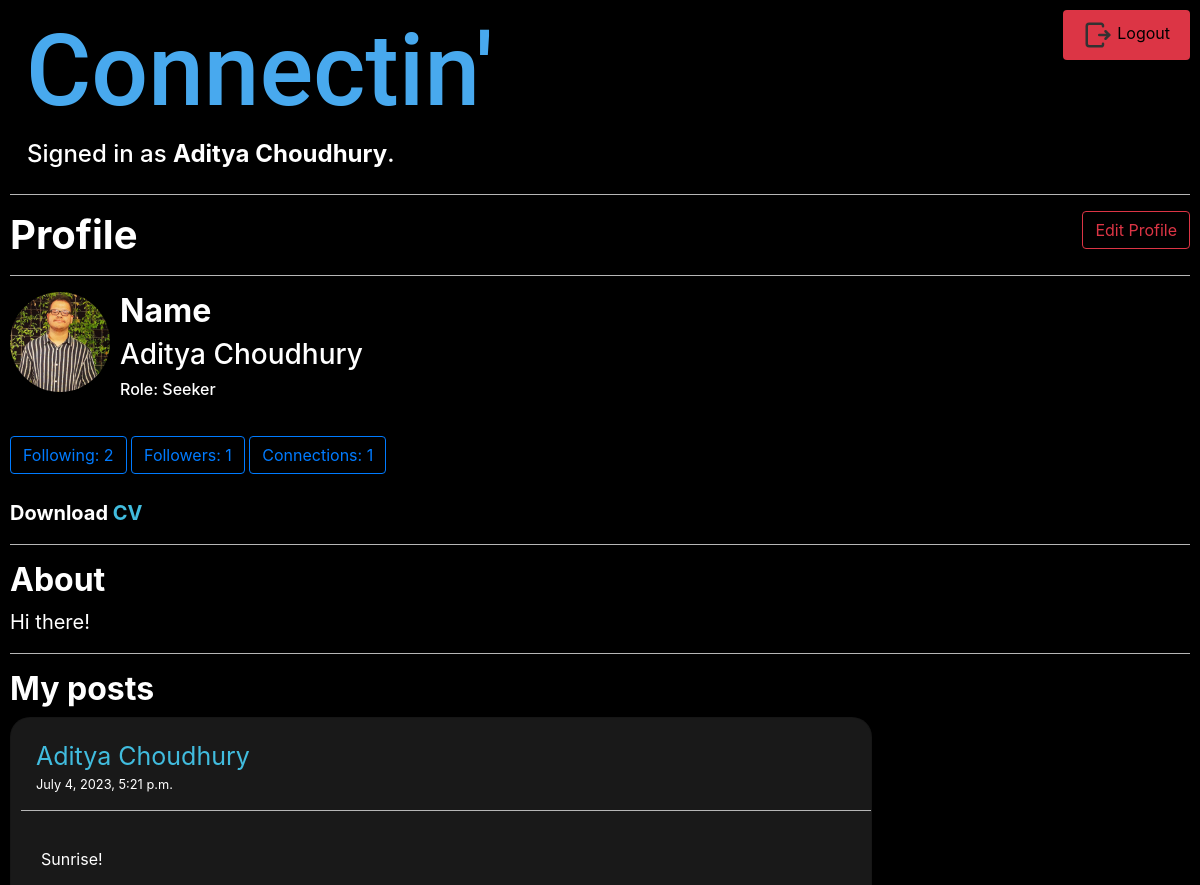
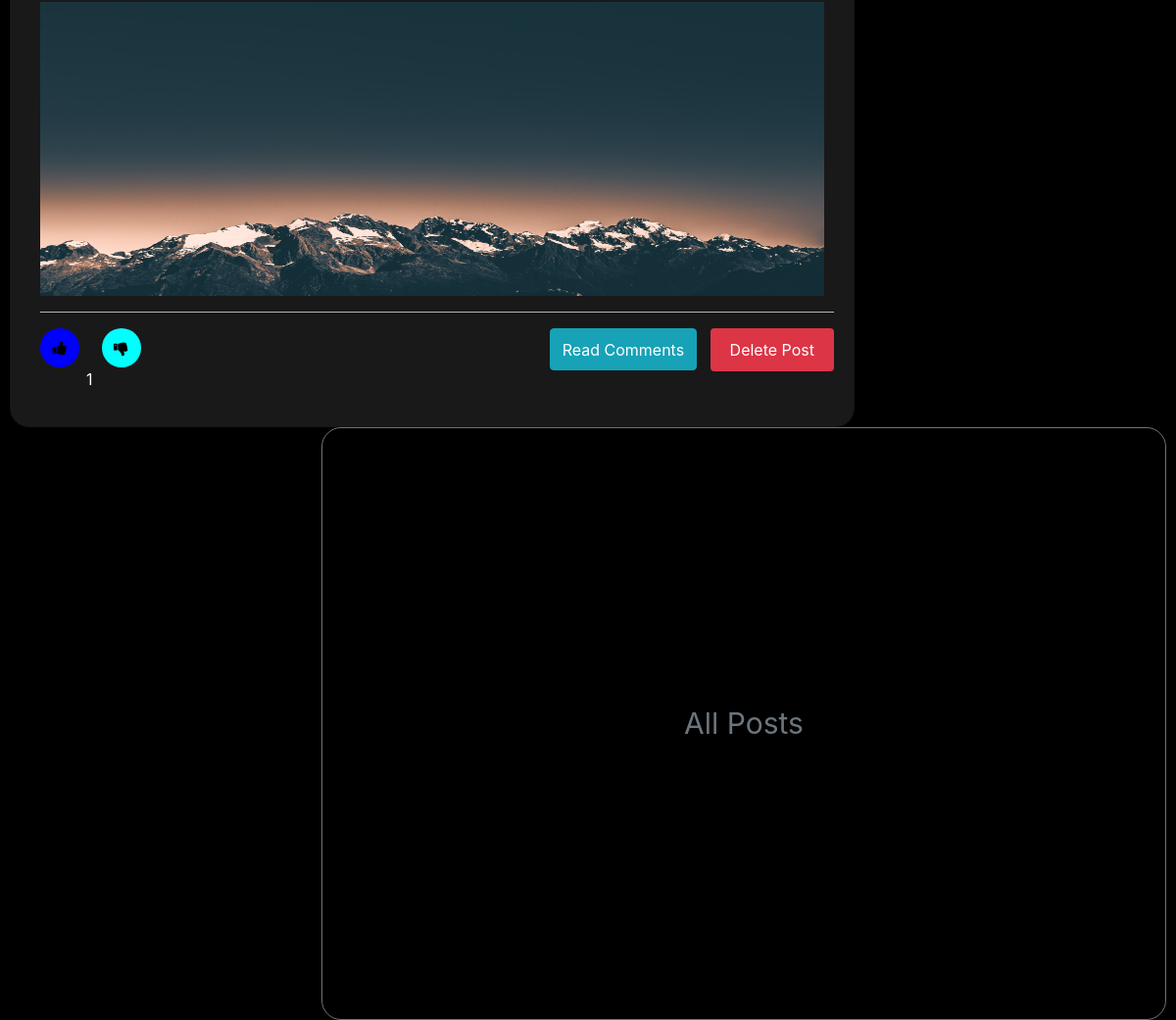
The app's page /profilefunc/adityachoudhury (signed in) with its own data (2 pictures, top to bottom).
### lprofile/models.py (models this page shows, shortened)
class profile1(models.Model):
    profowner=models.ForeignKey(User,on_delete=models.CASCADE,blank=True,null=True,related_name="profowner")
    role=models.CharField(max_length=10,default='Neither')
    profimg=models.ImageField(null=True,blank=True,upload_to="media/profimages")
    cv=models.FileField(null=True,blank=True,upload_to="media/cvfiles")
    about=models.CharField(max_length=300,blank=True)
    follower=models.ManyToManyField(User,related_name="follower",blank=True)
    followers=models.ManyToManyField(User,related_name="followers",blank=True)
    connections=models.ManyToManyField(User,related_name="connections",blank=True)
    requests=models.ManyToManyField(User,related_name="requests",blank=True)
    def number_of_conns(self):
        return self.follower.count()
    def number_of_followers(self):
        return self.followers.count()
    def number_of_connections(self):
        return self.connections.count()

class posts(models.Model):
    owner=models.ForeignKey(User,on_delete=models.CASCADE,blank=True,null=True,related_name="user")
    desc=models.CharField(max_length=1000)
    time=models.DateTimeField(auto_now_add=True)
    likes=models.ManyToManyField(User,related_name='likes')
    dislikes=models.ManyToManyField(User,related_name='dislikes')
    postimg=models.ImageField(null=True,blank=True,upload_to="media/postimages")
    def number_of_likes(self):
        return self.likes.count()

### lprofile/views.py (the view)
# urls.py: path("profilefunc/<str:uname>", views.profilefunc, name="profile1"),
def profilefunc(request,uname):
    try:
        user=User.objects.get(username=uname)
        try:
            myprof=profile1.objects.get(profowner=user)
            return render(request,'lprofile/profile1.html',{
                'myprof':myprof,
                'mypost':posts.objects.filter(owner=user)
            })
        except ObjectDoesNotExist:
            myprof=profile1(profowner=user)
            myprof.save()
            return render(request,'lprofile/profile1.html',{
                'myprof':myprof
            })
    except ObjectDoesNotExist:
        return render(request,'lprofile/profnotfound.html')

### lprofile/templates/lprofile/profile1.html (shortened to what this page needs)
{% extends "lprofile/layout.html" %}
{% block body %}
    {% if user.is_authenticated %}
        <div>
            <h1 style="font-weight: bold;float: inline-start;">Profile</h1>
            {% if user == myprof.profowner %}
            <a href="{% url 'edit' %}">
                <button  style="float: inline-end;" class="btn btn-outline-danger">
                    Edit Profile
                </button>
            </a>
            {% endif %}
        </div>
        <br><br>
        <hr>
        <div>
        {% if myprof.profimg %}
        <div style="float: left;">
            <img src="{{ myprof.profimg.url }}" style="height: 100px; width: 100px; border-radius: 100px;" alt="profile picture">
        </div>&nbsp;
        {% endif %}
        <div style="float: left; padding-left: 10px;">
        <h2 style="font-weight: bold">Name</h2>
        <h3>{{ myprof.profowner.first_name }} {{ myprof.profowner.last_name }}</h3>
        {% if myprof.role != 'Neither' %}
            <h6>Role: {{ myprof.role }}</h6>
        {% endif %}
        </div>
        </div>
        <br><br><br><br><br>
        <a href="{% url 'followings' uname=myprof.profowner %}">
            <button class="btn btn-outline-primary">
                Following: {{ myprof.number_of_conns }}
            </button>
        </a>
        <a href="{% url 'followings' uname=myprof.profowner %}">
            <button class="btn btn-outline-primary">
                Followers: {{ myprof.number_of_followers }}
            </button>
        </a>
        <a href="{% url 'followings' uname=myprof.profowner %}">
            <button class="btn btn-outline-primary">
                Connections: {{ myprof.number_of_connections }}
            </button>
        </a>
        {% if myprof.cv %}
        <br><br>
        <strong style="font-size: 20px;">Download <a href="{{ myprof.cv.url }}">CV</a></strong>
        {% endif %}
        <hr>
        <h2 style="font-weight: bold">About</h2>
        <p style="font-size: 20px;">{{ myprof.about }}</p>
        <hr>
        <h2 style="font-weight: bold">My posts</h2>
        {% if mypost %}
        <div class="card" id="firstpost" style="padding-left: 10px;float:left; width: 862px;">
            <a href="{% url 'profile1' uname=mypost.last.owner %}" style="padding-left: 15px;padding-top: 20px;font-size: 25px;">{{ mypost.last.owner.first_name }} {{ mypost.last.owner.last_name }}</a>
            <small style="padding-left: 15px">{{ mypost.last.time }}</small><hr>
            <div class="card-body">
                <p class="card-text">{{ mypost.last.desc }}</p>
                {% if mypost.last.postimg %}
                <img src="{{ mypost.last.postimg.url }}" style="height: 300px; width: 800px;" alt="post_picture">
                {% endif %}
                <br>
                <hr>
                    <div style="float: left">
                    {% if request.user not in mypost.last.likes.all %}
                    {% if request.user not in mypost.last.dislikes.all %}
                        <div style="display: inline-block;vertical-align: middle">
                            <button type="submit" onclick="like(`{{mypost.last.id}}`)" id="{{mypost.last.id}}" class="fa fa-thumbs-up" style="border-radius: 20px;width: 40px;height: 40px;background-color: cyan;border: rgb(25,25,25)"></button>
                        </div>
                        &nbsp;&nbsp;&nbsp;
                        <div style="display: inline-block;vertical-align: middle">
                            <button type="submit" onclick="dislike(`{{mypost.last.id}}`)" id="dis{{mypost.last.id}}" class="fa fa-thumbs-down" style="border-radius: 20px;width: 40px;height: 40px;background-color: cyan;border: rgb(25,25,25)"></button>
                        </div>
                    {% else %}
                        <div style="display: inline-block;vertical-align: middle">
                            <button type="submit" onclick="like(`{{mypost.last.id}}`)" id="{{mypost.last.id}}" class="fa fa-thumbs-up" style="border-radius: 20px;width: 40px;height: 40px;background-color: cyan;border: rgb(25,25,25)"></button>
                        </div>
                        &nbsp;&nbsp;&nbsp;
                        <div style="display: inline-block;vertical-align: middle">
                            <button type="submit" onclick="dislike(`{{mypost.last.id}}`)" id="dis{{mypost.last.id}}" class="fa fa-thumbs-down" style="border-radius: 20px;width: 40px;height: 40px;background-color: blue;border: rgb(25,25,25)"></button>
                        </div>
                    {% endif %}
                    {% else %}
                    <div style="display: inline-block;vertical-align: middle">
                        <button type="submit" onclick="like(`{{mypost.last.id}}`)" id="{{mypost.last.id}}" class="fa fa-thumbs-up" style="border-radius: 20px;width: 40px;height: 40px;background-color: blue;border: rgb(25,25,25)"></button>
                    </div>
                    <div style="display: inline-block;vertical-align: middle">
                        <button type="submit" onclick="dislike(`{{mypost.last.id}}`)" id="dis{{mypost.last.id}}" class="fa fa-thumbs-down" style="border-radius: 20px;width: 40px;height: 40px;background-color: cyan;border: rgb(25,25,25)"></button>
                    </div>
                    {% endif %}
                    <p style="text-align: left;padding-left: 47px;" id="likecount{{mypost.last.id}}">{{ mypost.last.number_of_likes }}</p>
                    </div>
                    <div class="d-flex justify-content-end">
                    <div>
                        <a href="{% url 'comments' mypost.last.id %}">
                            <button style="height: 43px;" class="btn btn-info">
                                Read Comments
                            </button>
                        </a>
                    </div>&nbsp;&nbsp;&nbsp;
                    {% if user == mypost.last.owner %}
                        <div>
                            <form action="{% url 'delete' mypost.last.id %}" method="POST">
                                <button type="submit" name='delete' class="btn btn-danger">Delete Post</button>
                            </form>
                        </div>
                    {% endif %}
                    </div>
            </div>
        </div>
        <div style="float:right">
            <a href="{% url 'myposts' uname=myprof.profowner.username %}">
            <button id="allmyposts" class="btn btn-outline-secondary" style="font-size: 30px;width: 862px; border-radius: 20px;">All Posts</button>
            </a>
        </div>
        {% else %}
            <h5>None yet!</h5>
        {% endif %}
    {% else %}
        <h2 style="text-align: center;">Login or make an account first!</h2>
    {% endif %}
{% endblock %}

### lprofile/templates/lprofile/layout.html (shortened to what this page needs)
{% load static %}
<!DOCTYPE html>
<html>
    <head>
        <link rel="stylesheet" href="https://stackpath.bootstrapcdn.com/bootstrap/4.4.1/css/bootstrap.min.css">
        <link rel="stylesheet" href="https://cdnjs.cloudflare.com/ajax/libs/font-awesome/4.7.0/css/font-awesome.min.css">
        <link href="{% static 'lprofile/styles.css' %}" rel="stylesheet">
    </head>
    <body>
        <div style="float: left;">
        <a href="{% url 'index' %}">
            <button style="background-color: black;border: black;">
                <h1 style="padding-left: 10px;font-size: 100px; color:rgb(72, 169, 238); font-family: roboto;">
                    Connectin'
                </h1>
            </button>
        </a>
        <h4 style="padding-left: 17px;">
            {% if user.is_authenticated %}
                Signed in as <strong>{{ user.first_name }} {{ user.last_name }}</strong>.
            {% else %}
                Not signed in.
            {% endif %}
        </h4>
        </div>
        {% if user.is_authenticated %}
            <a href="{% url 'logout' %}" style="padding-top: 20px; padding-right: 20px;">
                <button class="btn btn-danger" style="float: right;color: black;">
                    Logout
                </button>
            </a>
            <br><br><br><br><br><br><br>
            <hr>
        {% endif %}
        {% block body %}
        {% endblock %}
    </body>
</html>

### lprofile/static/lprofile/styles.css (style rules this page uses)
.card { background-color: rgb(25, 25, 25); border-radius: 20px; }
body { padding: 10px; background-color: black; color: white; }
a { color: rgb(65, 188, 222); }
hr { background-color: rgb(203, 203, 203); }
.btn-danger { background-color: #dc3545; color: #ffffff; padding: 10px 20px; font-size: 16px; border: none; border-radius: 4px; cursor: pointer; }

### records on screen
profile1: profimg (picture), profowner.first_name "Aditya", profowner.last_name "Choudhury", role "Seeker", number_of_conns "2", number_of_followers "1", number_of_connections "1", about "Hi there!"
posts: last.owner.first_name "Aditya", last.owner.last_name "Choudhury", last.time "July 4, 2023, 5:21 p.m.", last.desc "Sunrise!", last.postimg (picture), last.number_of_likes "1"

### other values on screen
{{ user.first_name }} "Aditya"
{{ user.last_name }} "Choudhury"
